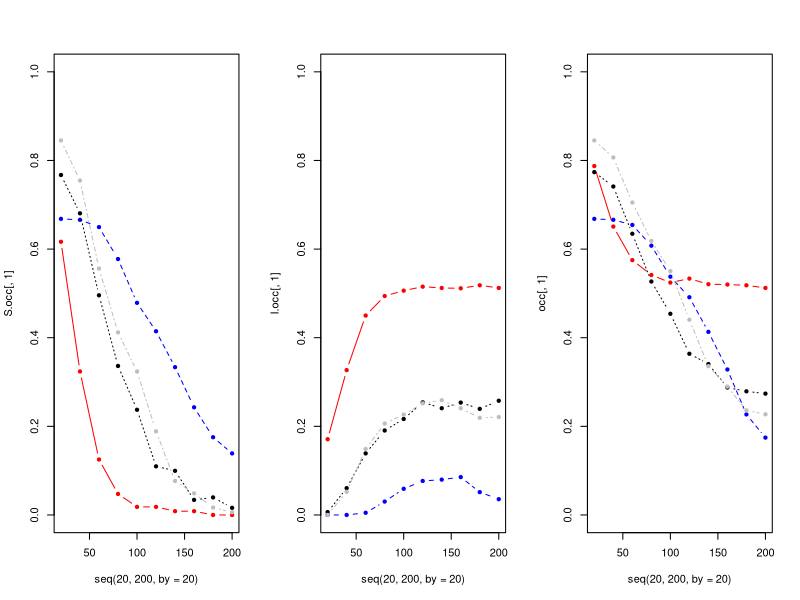
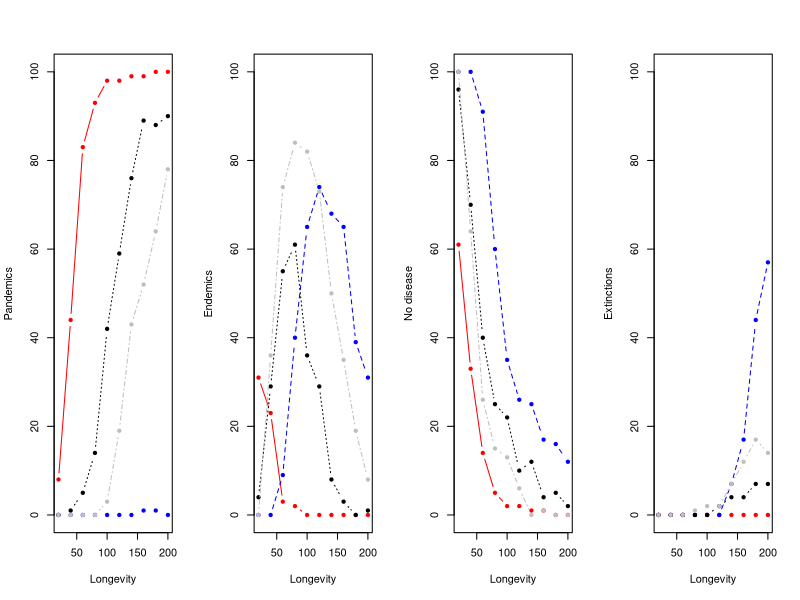

Write the R code that produced these figures, in order. (Note: this script raises an error after producing the figures.)
#=================================================================================
#
#Code to analyze results from highlow scripts -- sensitivity analyses the remove
#high or low quality patches.  The treatment names are as follows:
#  low.var = missing highest and lowest 10 patches (replaced with 1)
#   low = low quality patches added to mid 
#   high = high quality patches added to mid 
#   both = high quality variance (low.var+low+high)
#=================================================================================

highlow<-read.csv("highlowlong.csv",header=TRUE)

highlow<-highlow[,-1]

par(mfrow = c(1, 3))

S.occ <- tapply(highlow$S, list(highlow$longevity, highlow$treatment), mean)

plot(seq(20, 200, by = 20), S.occ[, 1], type = "b", lty = 1, ylim = c(0, 1), pch = 20, col = "red")
lines(seq(20, 200, by = 20), S.occ[, 2], type = "b", lty = 2, pch = 20, col = "blue")
lines(seq(20, 200, by = 20), S.occ[, 3], type = "b", lty = 3, pch = 20, col = "black")
lines(seq(20, 200, by = 20), S.occ[, 4], type = "b", lty = 4, pch = 20, col = "grey")

I.occ <- tapply(highlow$I, list(highlow$longevity, highlow$treatment), mean)

plot(seq(20, 200, by = 20), I.occ[, 1], type = "b", lty = 1, ylim = c(0, 1), pch = 20, col = "red")
lines(seq(20, 200, by = 20), I.occ[, 2], type = "b", lty = 2, pch = 20, col = "blue")
lines(seq(20, 200, by = 20), I.occ[, 3], type = "b", lty = 3, pch = 20, col = "black")
lines(seq(20, 200, by = 20), I.occ[, 4], type = "b", lty = 4, pch = 20, col = "grey")

occ <- tapply(highlow$I + highlow$S, list(highlow$longevity, highlow$treatment), mean)

plot(seq(20, 200, by = 20), occ[, 1], type = "b", lty = 1, ylim = c(0, 1), pch = 20, col = "red")
lines(seq(20, 200, by = 20), occ[, 2], type = "b", lty = 2, pch = 20, col = "blue")
lines(seq(20, 200, by = 20), occ[, 3], type = "b", lty = 3, pch = 20, col = "black")
lines(seq(20, 200, by = 20), occ[, 4], type = "b", lty = 4, pch = 20, col = "grey")


#Outcome analysis

par(mfrow = c(1, 4))
pandemic <- tapply(highlow$S == 0 & highlow$I > 0, list(highlow$longevity, highlow$treatment), sum)

plot(seq(20, 200, by = 20), pandemic[, 1], type = "b", lty = 1, ylim = c(0, 100), pch = 20, col = "red", xlab = "Longevity", ylab = "Pandemics")
lines(seq(20, 200, by = 20), pandemic[, 2], type = "b", lty = 2, pch = 20, col = "blue")
lines(seq(20, 200, by = 20), pandemic[, 3], type = "b", lty = 3, pch = 20, col = "black")
lines(seq(20, 200, by = 20), pandemic[, 4], type = "b", lty = 4, pch = 20, col = "grey")

endemic <- tapply(highlow$S > 0 & highlow$I > 0, list(highlow$longevity, highlow$treatment), sum)

plot(seq(20, 200, by = 20), endemic[, 1], type = "b", lty = 1, ylim = c(0, 100), pch = 20, col = "red", xlab = "Longevity", ylab = "Endemics")
lines(seq(20, 200, by = 20), endemic[, 2], type = "b", lty = 2, pch = 20, col = "blue")
lines(seq(20, 200, by = 20), endemic[, 3], type = "b", lty = 3, pch = 20, col = "black")
lines(seq(20, 200, by = 20), endemic[, 4], type = "b", lty = 4, pch = 20, col = "grey")

nodisease <- tapply(highlow$S > 0 & highlow$I == 0, list(highlow$longevity, highlow$treatment), sum)

plot(seq(20, 200, by = 20), nodisease[, 1], type = "b", lty = 1, ylim = c(0, 100), pch = 20, col = "red", xlab = "Longevity", ylab = "No disease")
lines(seq(20, 200, by = 20), nodisease[, 2], type = "b", lty = 2, pch = 20, col = "blue")
lines(seq(20, 200, by = 20), nodisease[, 3], type = "b", lty = 3, pch = 20, col = "black")
lines(seq(20, 200, by = 20), nodisease[, 4], type = "b", lty = 4, pch = 20, col = "grey")

extinct <- tapply(highlow$S == 0 & highlow$I == 0, list(highlow$longevity, highlow$treatment), sum)

plot(seq(20, 200, by = 20), extinct[, 1], type = "b", lty = 1, ylim = c(0, 100), pch = 20, col = "red", xlab = "Longevity", ylab = "Extinctions")
lines(seq(20, 200, by = 20), extinct[, 2], type = "b", lty = 2, pch = 20, col = "blue")
lines(seq(20, 200, by = 20), extinct[, 3], type = "b", lty = 3, pch = 20, col = "black")
lines(seq(20, 200, by = 20), extinct[, 4], type = "b", lty = 4, pch = 20, col = "grey")






low<-highlow[which(highlow$treatment=="+low"),]
high<-highlow[which(highlow$treatment=="+high"),]
full<-highlow[which(highlow$treatment=="full"),]
low.var<-highlow[which(highlow$treatment=="low.var"),]


outcome<-function(data){
  extinction<-length(which(data$S==0 & data$I==0))
  nodisease<-length(which(data$S>0 & data$I==0))
  endemic<-length(which(data$S>0 & data$I>0))
  pandemic<-length(which(data$S==0 & data$I>0))
  return(c(extinction,nodisease,endemic,pandemic))
}

outcomes<-data.frame(cbind(outcome(low.var), outcome(low), outcome(high), outcome(full)))

colnames(outcomes)<-c("low.var","low","high","high.var")

outcomes<-cbind(factor(c("Extinction","Disease-Free","Endemic","Pandemic"), levels=c("Extinction","Disease-Free", "Endemic", "Pandemic")),stack(outcomes))
names(outcomes)<-c("outcome", "number", "trt")

outcomes$trt<-factor(outcomes$trt, levels = c("low.var", "low", "high", "high.var"))

ggplot(outcomes, aes(x=outcome, y=number)) + geom_bar(stat="identity") + facet_grid(.~trt)


par(mfrow=c(2,4))
hist(mid$I,xlab="Infected Occupancy",main=("Low Variance"))
hist(high$I,xlab="Infected Occupancy",main=("+High quality"))
hist(low$I,xlab="Infected Occupancy",main=("+Low quality"))
hist(both$I,xlab="Infected Occupancy",main=("High variance"))

hist(mid$S,xlab="Infected Occupancy",main=("Low Variance"))
hist(high$S,xlab="Infected Occupancy",main=("+High quality"))
hist(low$S,xlab="Infected Occupancy",main=("+Low quality"))
hist(both$S,xlab="Infected Occupancy",main=("High variance"))

#===============================================================================
#Quantitative analysis

mean.S<-tapply(highlow$S,highlow$treatment,mean)
sd.S<-tapply(highlow$S,highlow$treatment,sd)

mean.I<-tapply(highlow$I,highlow$treatment,mean)
sd.I<-tapply(highlow$I,highlow$treatment,sd)

mean.R<-tapply(highlow$R,highlow$treatment,mean)
sd.R<-tapply(highlow$R,highlow$treatment,sd)

mean.PO<-tapply(highlow$S+highlow$I,highlow$treatment,mean)
sd.PO<-tapply(highlow$S+highlow$I,highlow$treatment,sd)

mean.maxI<-tapply(highlow$maxI,highlow$treatment,mean)
sd.maxI<-tapply(highlow$maxI,highlow$treatment,sd)

mean.tmaxI<-tapply(highlow$tmaxI,highlow$treatment,mean)
sd.tmaxI<-tapply(highlow$tmaxI,highlow$treatment,sd)


#Calculating Scheffe simultaneous CI

lm.S<-lm(S~as.factor(treatment),data=highlow)
MSE.S<-sum(lm.S$residuals^2)/396
spread.S<-sqrt(MSE.S*0.02*3*qf(0.95,3,396))

lm.I<-lm(I~as.factor(treatment),data=highlow)
MSE.I<-sum(lm.I$residuals^2)/396
spread.I<-sqrt(MSE.I*0.02*3*qf(0.95,3,396))


#================================================================================
#ggplot2 figures

library(ggplot2)

#Plotting susceptible occupancy

df.S<-data.frame(
  trt<-factor(c("low var","+ high/low","+ high/low","+ both")),
  S<-c(mean.S["low.var"],mean.S["+high"],mean.S["+low"],mean.S["full"]),
  group<-factor(c("control","+high","+low","control")),
  se<-rep(spread.S,4)
)

names(df.S)<-c("treatment","S","group","se")

limits<-aes(ymax=S+se,ymin=S-se)

p<-ggplot(df.S,aes(colour=group,y=S,x=trt))
p<-p+geom_point(size=5)
p<-p+geom_errorbar(limits,width=0.2,size=1)
p<-p+opts(axis.title.x=theme_text(colour="black",size=20),
       axis.text.x=theme_text(colour="black",size=20),
       axis.text.y=theme_text(colour="black",size=20),
       axis.title.y=theme_text(size=20,angle=90,vjust=0.25),
       panel.grid.minor=theme_blank(),
       panel.grid.major=theme_blank(),
       panel.background=theme_rect(fill="white"),
       legend.text=theme_text(size=20))
p<-p+xlim(c("low var","+ high/low","+ both"))+xlab("")+ylab("Susceptible Occupancy") 
p+scale_colour_manual(values=c("control"="black","+high"="blue","+low"="red"),name="",breaks=c("+high","+low"))


#Plotting infected occupancy

df.I<-data.frame(
  trt<-factor(c("low var","+ high/low","+ high/low","+ both")),
  S<-c(mean.I["low.var"],mean.I["+high"],mean.I["+low"],mean.I["full"]),
  group<-factor(c("control","+high","+low","control")),
  se<-rep(spread.I,4)
  )

names(df.I)<-c("treatment","I","group","se")

limits<-aes(ymax=I+se,ymin=I-se)

p<-ggplot(df.I,aes(colour=group,y=I,x=trt))
p<-p+geom_point(size=5)
p<-p+geom_errorbar(limits,width=0.2,size=1)
p<-p+opts(axis.title.x=theme_text(colour="black",size=20),
          axis.text.x=theme_text(colour="black",size=20),
          axis.text.y=theme_text(colour="black",size=20),
          axis.title.y=theme_text(size=20,angle=90,vjust=0.25),
          panel.grid.minor=theme_blank(),
          panel.grid.major=theme_blank(),
          panel.background=theme_rect(fill="white"),
          legend.text=theme_text(size=20))
p<-p+xlim(c("low var","+ high/low","+ both"))+xlab("") +ylab("Infected Occupancy")
p+scale_colour_manual(values=c("control"="black","+high"="blue","+low"="red"),name="",breaks=c("+high","+low"))


#Plotting total occupancy

df.PO<-data.frame(
  trt<-factor(c("low var","+ high/low","+ high/low","+ both")),
  PO<-c(mean.PO["mid"],mean.PO["high"],mean.PO["low"],mean.PO["both"]),
  group<-factor(c("control","+high","+low","control")),
  se<-c(sd.PO["mid"]/10,sd.PO["high"]/10,sd.PO["low"]/10,sd.PO["both"]/10)
)

names(df.PO)<-c("treatment","PO","group","se")

limits<-aes(ymax=PO+se,ymin=PO-se)

p<-ggplot(df.PO,aes(colour=group,y=PO,x=trt))
p<-p+geom_point(size=5)
p<-p+geom_errorbar(limits,width=0.2,size=1)
p<-p+opts(axis.title.x=theme_text(colour="black",size=20),
          axis.text.x=theme_text(colour="black",size=20),
          axis.text.y=theme_text(colour="black",size=20),
          axis.title.y=theme_text(size=20,angle=90,vjust=0.25),
          panel.grid.minor=theme_blank(),
          panel.grid.major=theme_blank(),
          panel.background=theme_rect(fill="white"),
          legend.text=theme_text(size=20))
p<-p+xlim(c("low var","+ high/low","+ both"))+xlab("") +ylab("Total Occupancy")
p+scale_colour_manual(values=c("control"="black","+high"="blue","+low"="red"),name="",breaks=c("+high","+low"))



#Plotting susceptible and infected occupancy side-by-side

df<-data.frame(
  trt<-factor(c("low var","+ high/low","+ high/low","+ both")),
  y<-c(mean.S["low.var"],mean.S["+high"],mean.S["+low"],mean.S["full"],
       mean.I["low.var"],mean.I["+high"],mean.I["+low"],mean.I["full"]),
  group<-factor(rep(c("control","+high","+low","control"),2)),
  se<-c(rep(spread.S,4),rep(spread.I,4)),
  case<-rep(c("Susceptible","Infected"),each=4)
)

names(df)<-c("treatment","S","group","se","case")

limits<-aes(ymax=S+se,ymin=S-se)

p<-ggplot(df,aes(colour=group,y=S,x=treatment))
p<-p+geom_point(size=5)
p<-p+geom_errorbar(limits,width=0.2,size=1)
p<-p+opts(axis.title.x=theme_text(colour="black",size=20),
          axis.text.x=theme_text(colour="black",size=20),
          axis.text.y=theme_text(colour="black",size=20),
          axis.title.y=theme_text(size=20,angle=90,vjust=0.25),
          panel.grid.minor=theme_blank(),
          panel.grid.major=theme_blank(),
          panel.background=theme_rect(fill="white"),
          legend.text=theme_text(size=20),
          strip.text.x=theme_text(colour="black",size=20),
          strip.background=theme_rect(fill="white",colour="white"))
p<-p+xlim(c("low var","+ high/low","+ both"))+xlab("")+ylab("Occupancy") 
p<-p+facet_grid(.~case)
p+scale_colour_manual(values=c("control"="black","+high"="blue","+low"="red"),name="",breaks=c("+high","+low"))


#==================================================================================================

#Digging into the role of initial quality

plot(both$quality0,both$S)
lines(loess.smooth(both$quality0,both$S))

plot(both$quality0,both$I)
lines(loess.smooth(both$quality0,both$I))
